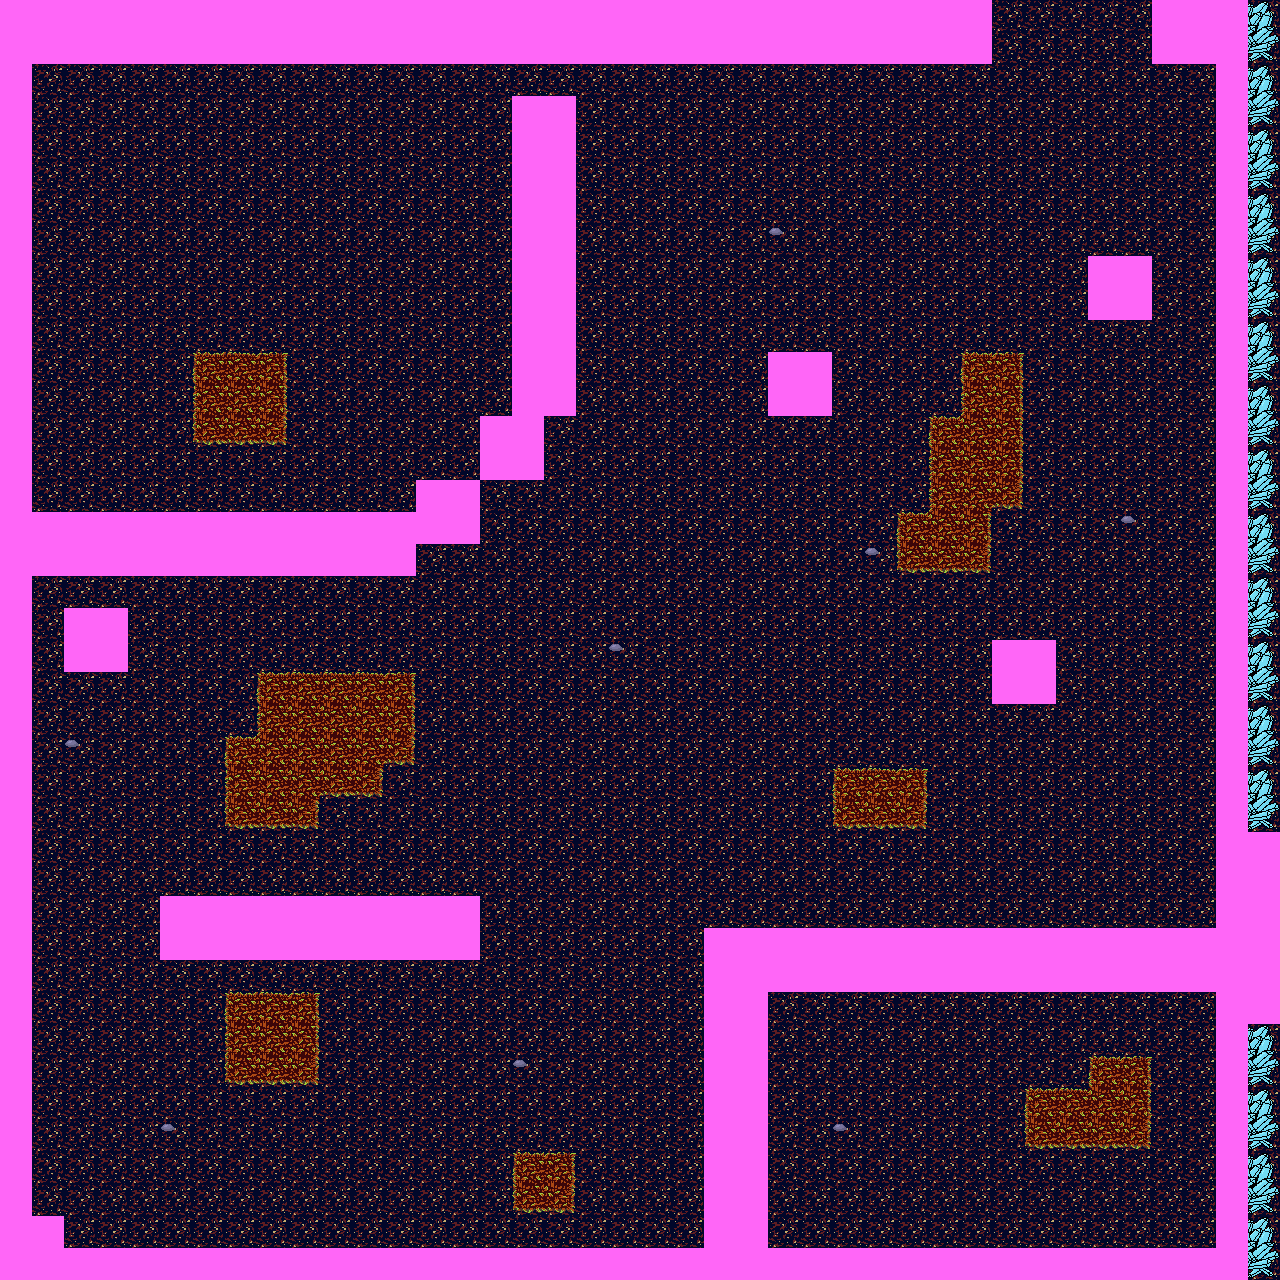

Tiled map render using the project's own tile images. Description and the map definition, with tile-layer contents summarised, below:
An orthogonal 40x40 tile map with 32x32 px tiles, 2 tile layers (main, collision), 3 tilesets and 9 objects (4x Sprocket, mainPlayer, Ship, RunnerTrigger, me.LevelEntity, ...).

<map version="1.0" orientation="orthogonal" width="40" height="40" tilewidth="32" tileheight="32">
 <tileset firstgid="1" name="jungle" tilewidth="32" tileheight="32">
  <image source="../img/tileset-jungle.png" width="192" height="128" />
 </tileset>
 <tileset firstgid="25" name="tileset-jungle" tilewidth="32" tileheight="32">
  <image source="../img/tileset-jungle.png" width="192" height="128" />
 </tileset>
 <tileset firstgid="49" name="collision-tiles" tilewidth="32" tileheight="32">
  <image source="../img/collision-tiles.png" width="32" height="32" />
  <tile id="0">
   <properties>
    <property name="type" value="solid" />
   </properties>
  </tile>
 </tileset>
 <layer name="main" width="40" height="40">
  <data>[1600 cells, 1600 non-empty, 20 distinct tile ids]</data>
 </layer>
 <layer name="collision" width="40" height="40">
  <data>[1600 cells, 324 non-empty, 1 distinct tile ids]</data>
 </layer>
 <objectgroup name="entities" width="40" height="40">
  <object name="mainPlayer" x="192" y="669" width="31" height="33">
   <properties>
    <property name="image" value="player-sprite" />
    <property name="spriteheight" value="32" />
    <property name="spritewidth" value="32" />
   </properties>
  </object>
  <object name="Ship" x="67" y="610" width="59" height="58">
   <properties>
    <property name="image" value="ship-sprite" />
    <property name="spriteheight" value="64" />
    <property name="spritewidth" value="64" />
   </properties>
  </object>
  <object name="Sprocket" x="257" y="1022" width="31" height="30">
   <properties>
    <property name="image" value="sprocket" />
    <property name="spritewidth" value="32" />
   </properties>
  </object>
  <object name="RunnerTrigger" x="671" y="894" width="476" height="279" />
  <object name="Sprocket" x="531" y="1170" width="31" height="30">
   <properties>
    <property name="image" value="sprocket" />
    <property name="spritewidth" value="32" />
   </properties>
  </object>
  <object name="Sprocket" x="227" y="386" width="31" height="30">
   <properties>
    <property name="image" value="sprocket" />
    <property name="spritewidth" value="32" />
   </properties>
  </object>
  <object name="Sprocket" x="969" y="438" width="31" height="30">
   <properties>
    <property name="image" value="sprocket" />
    <property name="spritewidth" value="32" />
   </properties>
  </object>
  <object name="me.LevelEntity" x="996" y="27" width="151" height="27">
   <properties>
    <property name="to" value="jungle" />
   </properties>
  </object>
  <object name="RunnerEntity" x="855" y="1043" width="29" height="30">
   <properties>
    <property name="image" value="octopus-sprite" />
    <property name="spriteheight" value="32" />
    <property name="spritewidth" value="32" />
    <property name="xrun" value="2" />
    <property name="yrun" value="1" />
   </properties>
  </object>
 </objectgroup>
</map>